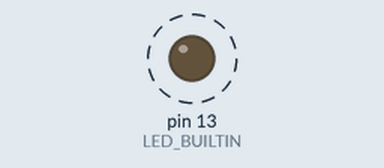
Recording of a sketch running on a simulated Arduino Uno, built with avr-gcc and run on an emulated ATmega328P. On the bench: output pins drawn as LEDs (lit = HIGH). Dashed ring = blinking.

Above: at 0.02 s.
Timing chart, 0 to 3.0 s (numbered marks = the images above):
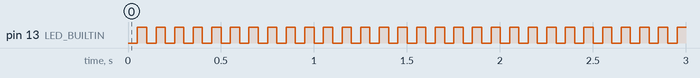

The sketch:

main.ino
```cpp
/*
 *  LED_BUILTIN is a system constant for every Arduino board
 */

const unsigned long msInterval = 50;
unsigned long previousMs = 0;
unsigned long currentMs = 0;
int ledState = LOW;


void setup() {
  Serial.begin(9600);

  pinMode(LED_BUILTIN, OUTPUT);
}

void loop() {
  currentMs = millis();

  if(currentMs - previousMs >= msInterval) {
    previousMs = currentMs;

    if(ledState == LOW) {
      ledState = HIGH;
    }
    else {
      ledState = LOW;
    }

    digitalWrite(LED_BUILTIN, ledState);
  }


}
```

Measured:
- by itself, pin 13 (LED_BUILTIN): alternates HIGH for 0.05 s and LOW for 0.05 s
